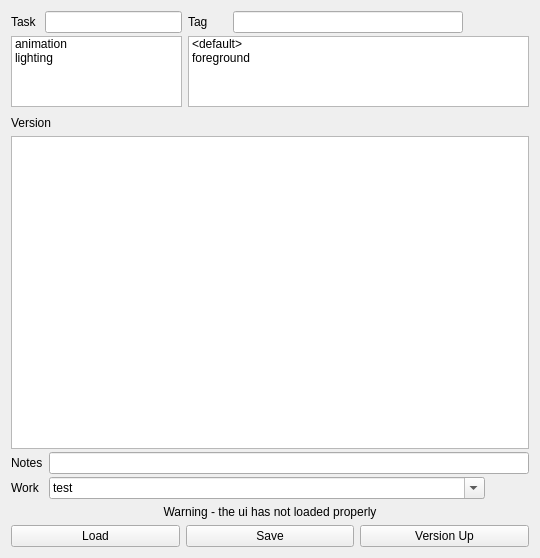
     <widget class="QWidget" name="WorkTab">
      <attribute name="title">
       <string>Work</string>
      </attribute>
      <layout class="QGridLayout" name="gridLayout_3">
       <item row="0" column="1">
        <layout class="QVBoxLayout" name="WMainLayout" stretch="1,4,0,0">
         <item>
          <layout class="QHBoxLayout" name="horizontalLayout" stretch="1,2">
           <item>
            <layout class="QVBoxLayout" name="verticalLayout_3">
             <property name="spacing">
              <number>3</number>
             </property>
             <item>
              <layout class="QHBoxLayout" name="horizontalLayout_6">
               <item>
                <widget class="QLabel" name="WTaskLabel">
                 <property name="minimumSize">
                  <size>
                   <width>31</width>
                   <height>20</height>
                  </size>
                 </property>
                 <property name="text">
                  <string>Task</string>
                 </property>
                </widget>
               </item>
               <item>
                <widget class="CLineEdit" name="WTaskText"/>
               </item>
              </layout>
             </item>
             <item>
              <widget class="CListWidget" name="WTasks">
               <item>
                <property name="text">
                 <string>animation</string>
                </property>
               </item>
               <item>
                <property name="text">
                 <string>lighting</string>
                </property>
               </item>
              </widget>
             </item>
            </layout>
           </item>
           <item>
            <layout class="QVBoxLayout" name="WTagsPane">
             <property name="spacing">
              <number>3</number>
             </property>
             <item>
              <layout class="QHBoxLayout" name="WTagTextLyt">
               <property name="spacing">
                <number>2</number>
               </property>
               <item>
                <widget class="QLabel" name="WTagLabel">
                 <property name="minimumSize">
                  <size>
                   <width>43</width>
                   <height>0</height>
                  </size>
                 </property>
                 <property name="text">
                  <string>Tag</string>
                 </property>
                </widget>
               </item>
               <item>
                <widget class="CLineEdit" name="WTagText">
                 <property name="text">
                  <string/>
                 </property>
                </widget>
               </item>
               <item>
                <widget class="QPushButton" name="WTagError">
                 <property name="maximumSize">
                  <size>
                   <width>20</width>
                   <height>20</height>
                  </size>
                 </property>
                 <property name="toolTip">
                  <string>Invalid tag provided</string>
                 </property>
                 <property name="text">
                  <string/>
                 </property>
                 <property name="icon">
                  <iconset>
                   <normaloff>../../../../../pini-icons/icons/android_12l/icon.3170.png</normaloff>../../../../../pini-icons/icons/android_12l/icon.3170.png</iconset>
                 </property>
                 <property name="iconSize">
                  <size>
                   <width>20</width>
                   <height>20</height>
                  </size>
                 </property>
                 <property name="flat">
                  <bool>true</bool>
                 </property>
                </widget>
               </item>
               <item>
                <widget class="QPushButton" name="WTagTextClear">
                 <property name="maximumSize">
                  <size>
                   <width>20</width>
                   <height>20</height>
                  </size>
                 </property>
                 <property name="toolTip">
                  <string>Clear tag text (ie. use no tag)</string>
                 </property>
                 <property name="text">
                  <string/>
                 </property>
                 <property name="icon">
                  <iconset>
                   <normaloff>../../../../../pini-icons/icons/android_12l/icon.3282.png</normaloff>../../../../../pini-icons/icons/android_12l/icon.3282.png</iconset>
                 </property>
                 <property name="iconSize">
                  <size>
                   <width>20</width>
                   <height>20</height>
                  </size>
                 </property>
                 <property name="flat">
                  <bool>true</bool>
                 </property>
                </widget>
               </item>
               <item>
                <widget class="QPushButton" name="WWorksRefresh">
                 <property name="maximumSize">
                  <size>
                   <width>20</width>
                   <height>20</height>
                  </size>
                 </property>
                 <property name="toolTip">
                  <string>Reread list of work files</string>
                 </property>
                 <property name="text">
                  <string/>
                 </property>
                 <property name="icon">
                  <iconset>
                   <normaloff>../../../../../pini-icons/icons/android_12l/icon.3198.png</normaloff>../../../../../pini-icons/icons/android_12l/icon.3198.png</iconset>
                 </property>
                 <property name="iconSize">
                  <size>
                   <width>20</width>
                   <height>20</height>
                  </size>
                 </property>
                 <property name="flat">
                  <bool>true</bool>
                 </property>
                </widget>
               </item>
              </layout>
             </item>
             <item>
              <widget class="CListWidget" name="WTags">
               <item>
                <property name="text">
                 <string>&lt;default&gt;</string>
                </property>
               </item>
               <item>
                <property name="text">
                 <string>foreground</string>
                </property>
               </item>
              </widget>
             </item>
            </layout>
           </item>
          </layout>
         </item>
         <item>
          <layout class="QVBoxLayout" name="verticalLayout_5">
           <property name="spacing">
            <number>3</number>
           </property>
           <item>
            <layout class="QHBoxLayout" name="TagsHeader_2">
             <property name="spacing">
              <number>2</number>
             </property>
             <item>
              <widget class="QLabel" name="label_5">
               <property name="text">
                <string>Version</string>
               </property>
              </widget>
             </item>
             <item>
              <widget class="QPushButton" name="WWorksShowAll">
               <property name="maximumSize">
                <size>
                 <width>20</width>
                 <height>20</height>
                </size>
               </property>
               <property name="toolTip">
                <string>Show all work files (otherwise just show latest)</string>
               </property>
               <property name="text">
                <string/>
               </property>
               <property name="icon">
                <iconset>
                 <normaloff>../../../../../pini-icons/icons/android_12l/icon.2786.png</normaloff>../../../../../pini-icons/icons/android_12l/icon.2786.png</iconset>
               </property>
               <property name="iconSize">
                <size>
                 <width>20</width>
                 <height>20</height>
                </size>
               </property>
               <property name="checkable">
                <bool>true</bool>
               </property>
               <property name="flat">
                <bool>true</bool>
               </property>
              </widget>
             </item>
             <item>
              <widget class="QPushButton" name="WWorkRefresh">
               <property name="maximumSize">
                <size>
                 <width>20</width>
                 <height>20</height>
                </size>
               </property>
               <property name="toolTip">
                <string>Reread selected work outputs</string>
               </property>
               <property name="text">
                <string/>
               </property>
               <property name="icon">
                <iconset>
                 <normaloff>../../../../../pini-icons/icons/android_12l/icon.3198.png</normaloff>../../../../../pini-icons/icons/android_12l/icon.3198.png</iconset>
               </property>
               <property name="iconSize">
                <size>
                 <width>20</width>
                 <height>20</height>
                </size>
               </property>
               <property name="flat">
                <bool>true</bool>
               </property>
              </widget>
             </item>
            </layout>
           </item>
           <item>
            <widget class="CListView" name="WWorks"/>
           </item>
           <item>
            <layout class="QHBoxLayout" name="horizontalLayout_4">
             <property name="spacing">
              <number>2</number>
             </property>
             <item>
              <widget class="QLabel" name="label_14">
               <property name="minimumSize">
                <size>
                 <width>36</width>
                 <height>18</height>
                </size>
               </property>
               <property name="text">
                <string>Notes</string>
               </property>
              </widget>
             </item>
             <item>
              <widget class="QLineEdit" name="WWorkNotes"/>
             </item>
            </layout>
           </item>
           <item>
            <layout class="QHBoxLayout" name="WWorkPathLyt">
             <property name="spacing">
              <number>2</number>
             </property>
             <item>
              <widget class="QLabel" name="WWorkPathLabel">
               <property name="minimumSize">
                <size>
                 <width>36</width>
                 <height>18</height>
                </size>
               </property>
               <property name="text">
                <string>Work</string>
               </property>
              </widget>
             </item>
             <item>
              <widget class="CComboBox" name="WWorkPath">
               <property name="sizePolicy">
                <sizepolicy hsizetype="MinimumExpanding" vsizetype="Fixed">
                 <horstretch>0</horstretch>
                 <verstretch>0</verstretch>
                </sizepolicy>
               </property>
               <property name="editable">
                <bool>true</bool>
               </property>
               <item>
                <property name="text">
                 <string>test</string>
                </property>
               </item>
              </widget>
             </item>
             <item>
              <widget class="QPushButton" name="WWorkPathBrowser">
               <property name="maximumSize">
                <size>
                 <width>20</width>
                 <height>20</height>
                </size>
               </property>
               <property name="toolTip">
                <string>Open work file directory in browser</string>
               </property>
               <property name="text">
                <string/>
               </property>
               <property name="icon">
                <iconset>
                 <normaloff>../../../../../pini-icons/icons/android_12l/icon.3059.png</normaloff>../../../../../pini-icons/icons/android_12l/icon.3059.png</iconset>
               </property>
               <property name="iconSize">
                <size>
                 <width>20</width>
                 <height>20</height>
                </size>
               </property>
               <property name="flat">
                <bool>true</bool>
               </property>
              </widget>
             </item>
             <item>
              <widget class="QPushButton" name="WWorkPathCopy">
               <property name="maximumSize">
                <size>
                 <width>20</width>
                 <height>20</height>
                </size>
               </property>
               <property name="toolTip">
                <string>Copy work file path</string>
               </property>
               <property name="text">
                <string/>
               </property>
               <property name="icon">
                <iconset>
                 <normaloff>../../../../../pini-icons/icons/android_12l/icon.3063.png</normaloff>../../../../../pini-icons/icons/android_12l/icon.3063.png</iconset>
               </property>
               <property name="iconSize">
                <size>
                 <width>20</width>
                 <height>20</height>
                </size>
               </property>
               <property name="flat">
                <bool>true</bool>
               </property>
              </widget>
             </item>
            </layout>
           </item>
          </layout>
         </item>
         <item>
          <layout class="QHBoxLayout" name="TagsHeader_3">
           <property name="spacing">
            <number>0</number>
           </property>
           <item>
            <widget class="QLabel" name="WWorkBadFilesIconL">
             <property name="maximumSize">
              <size>
               <width>20</width>
               <height>20</height>
              </size>
             </property>
             <property name="text">
              <string/>
             </property>
             <property name="pixmap">
              <pixmap>../../../../../pini-icons/icons/android_12l/icon.3170.png</pixmap>
             </property>
             <property name="scaledContents">
              <bool>true</bool>
             </property>
            </widget>
           </item>
           <item>
            <widget class="CLabel" name="WWorkBadFilesLabel">
             <property name="text">
              <string>Warning - the ui has not loaded properly</string>
             </property>
             <property name="textFormat">
              <enum>Qt::TextFormat::PlainText</enum>
             </property>
             <property name="alignment">
              <set>Qt::AlignmentFlag::AlignCenter</set>
             </property>
            </widget>
           </item>
           <item>
            <widget class="QLabel" name="WWorkBadFilesIconR">
             <property name="maximumSize">
              <size>
               <width>20</width>
               <height>20</height>
              </size>
             </property>
             <property name="text">
              <string/>
             </property>
             <property name="pixmap">
              <pixmap>../../../../../pini-icons/icons/android_12l/icon.3170.png</pixmap>
             </property>
             <property name="scaledContents">
              <bool>true</bool>
             </property>
            </widget>
           </item>
          </layout>
         </item>
         <item>
          <layout class="QHBoxLayout" name="horizontalLayout_2">
           <item>
            <widget class="QPushButton" name="WLoad">
             <property name="text">
              <string>Load</string>
             </property>
            </widget>
           </item>
           <item>
            <widget class="QPushButton" name="WSave">
             <property name="text">
              <string>Save</string>
             </property>
            </widget>
           </item>
           <item>
            <widget class="QPushButton" name="WVersionUp">
             <property name="text">
              <string>Version Up</string>
             </property>
            </widget>
           </item>
          </layout>
         </item>
        </layout>
       </item>
      </layout>
     </widget>
